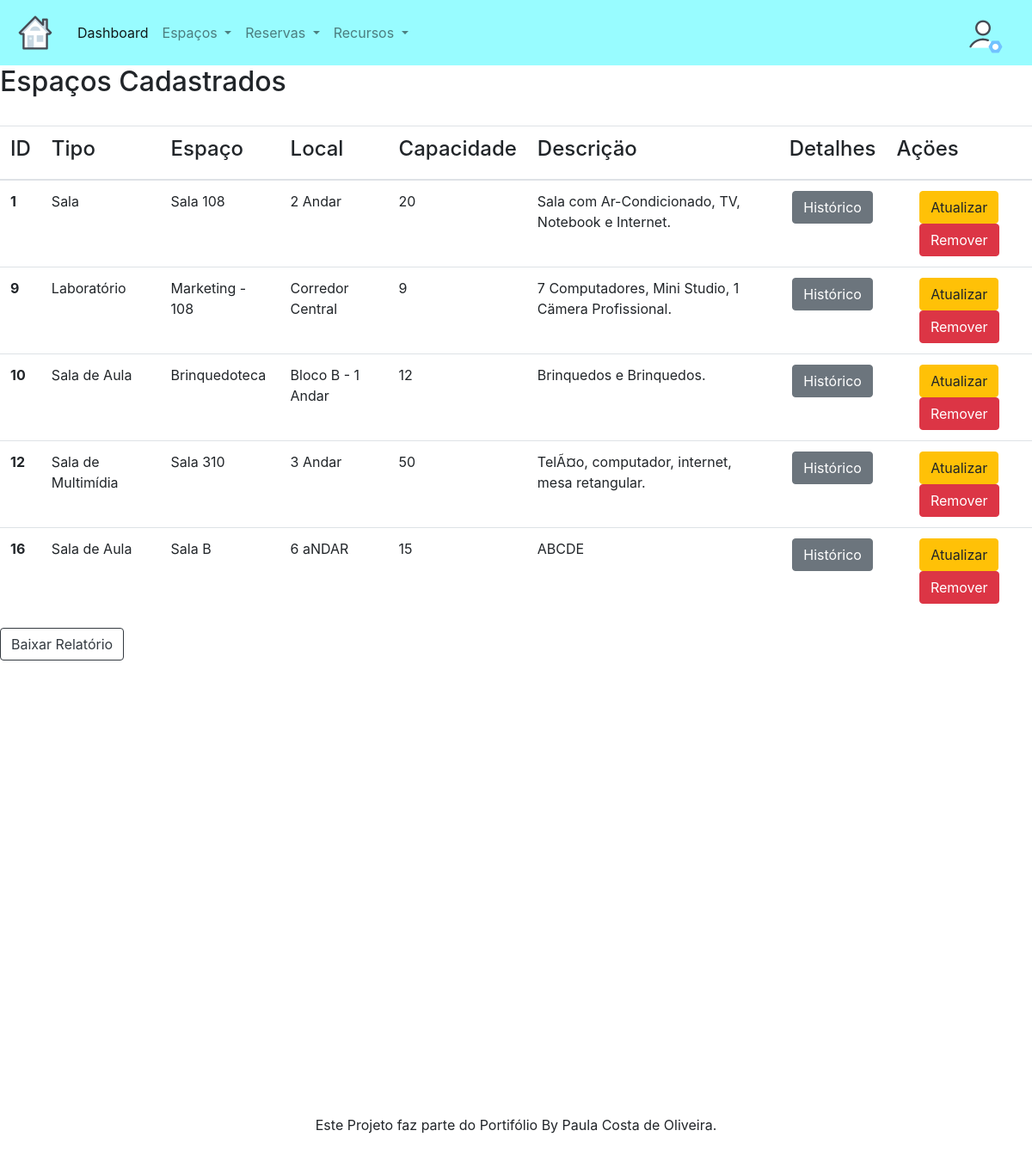
The page /espacos.php on the database its author committed.
### tables this page shows
CREATE TABLE `espaco` (
  `espacoID` int(11) NOT NULL,
  `espaco` varchar(25) NOT NULL,
  `endereco` varchar(25) NOT NULL,
  `capacidade` int(4) NOT NULL,
  `status` tinyint(1) NOT NULL,
  `tipo` char(20) NOT NULL,
  `descricao` varchar(100) DEFAULT NULL
);

### espacos.php (the view, shortened to what this page needs)
<?php
  include "conexao.php";
?>
<?php
  $query = $conecta->query ("SELECT * FROM espaco order by espacoID");
?>
<!DOCTYPE html>
<html>
<head>
	<link rel="stylesheet" href="https://stackpath.bootstrapcdn.com/bootstrap/4.1.3/css/bootstrap.min.css">
	<link rel="stylesheet" href="https://raw.githubusercontent.com/daneden/animate.css/master/animate.css">
	<link rel="stylesheet" href="css/bootnavbar.css">
<nav class="navbar navbar-expand-lg navbar-light" style="background-color: #98FCFF;">
  <a class="navbar-brand" href="#">
    <img src="icons-espaco.png" width="50" height="50" class="d-inline-block align-top" alt="">
  </a>
  <div class="collapse navbar-collapse" id="navbarNav">
    <ul class="navbar-nav">
      <li class="nav-item active">
        <a class="nav-link" href="dashboard.php">Dashboard</a>
      </li>
      <li class="nav-item dropdown">
        <a class="nav-link dropdown-toggle" href="#" id="navbarDropdownMenuLink" data-toggle="dropdown" aria-haspopup="true" aria-expanded="false">
          Espaços
        </a>
      </li>
      <li class="nav-item dropdown">
        <a class="nav-link dropdown-toggle" href="#" id="navbarDropdownMenuLink" data-toggle="dropdown" aria-haspopup="true" aria-expanded="false">
          Reservas
        </a>
      </li>
      <li class="nav-item dropdown">
        <a class="nav-link dropdown-toggle" href="#" id="navbarDropdownMenuLink" data-toggle="dropdown" aria-haspopup="true" aria-expanded="false">
          Recursos
        </a>
      </li>
    </ul>
  </div>
  <a class="navbar-brand" href="#">
    <img src="icons-user-settings.png" width="50" height="50" class="d-inline-block align-top" alt="">
  </a>
</nav>
</head>
<body>
    <?php
      echo "<h2> Espaços Cadastrados </h2>";
      echo '<br><table class="table table-hover">';
      echo "<thead>";
      echo "<tr>";
      echo "<th align=center><h4> ID </h4></th>";
      echo "<th align=center><h4> Tipo </h4></th>";
      echo "<th align=center><h4> Espaço </h4></th>";
      echo "<th align=center><h4> Local </h4></th>";
      echo "<th align=center><h4> Capacidade </h4></th>";
      echo "<th align=center><h4> Descriçäo </h4></th>";
      echo "<th align=center><h4> Detalhes </h4></th>";
      echo "<th align=center><h4> Açöes </h4></th>";
      echo "</tr>";
      echo "</thead>";
      echo "<tbody>";
    while ($resultado = mysqli_fetch_assoc($query)){
      echo "<tr>";
      echo "<th>" . $resultado ["espacoID"] . "</th>";
      echo "<td>" . utf8_encode($resultado ["tipo"]) . "</td>";
      echo "<td>" . utf8_encode($resultado ["espaco"]) . "</td>";
      echo "<td>" . utf8_encode($resultado ["endereco"]) . "</td>";
      echo "<td>" . $resultado ["capacidade"] . "</td>";
      echo "<td>" . $resultado ["descricao"] . "</td>";
    ?>
      <td><center><a class="btn btn-secondary" href="historicoEspaco.php?id=<?php echo $resultado["espacoID"]?>">Histórico</a></center></td>
      <td><center><a class="btn btn-warning" href="atualizar_espaco.php?id=<?php echo $resultado["espacoID"]?>" name="Atualizar">Atualizar</a> <a class="btn btn-danger" href="remover_espaco.php?id=<?php echo $resultado["espacoID"]?>" name="Remover">Remover</a></center></td>
    <?php
    echo "</tr>";
    }
    echo "</tbody>";
    echo "</table>";
?>
<a class="btn btn-outline-dark" href="ListagemEspacos.php">Baixar Relatório</a>
<?php include_once("_incluir/rodape.php"); ?>
</body>
</html>

### rows shown on the page
espaco: espacoID "1", tipo "Sala", espaco "Sala 108", endereco "2 Andar", capacidade "20", descricao "Sala com Ar-Condicionado, TV, Notebook e Internet."
espaco: espacoID "9", tipo "Laboratório", espaco "Marketing - 108", endereco "Corredor Central", capacidade "9", descricao "7 Computadores, Mini Studio, 1 Cämera Profissional."
espaco: espacoID "10", tipo "Sala de Aula", espaco "Brinquedoteca", endereco "Bloco B - 1 Andar", capacidade "12", descricao "Brinquedos e Brinquedos."
espaco: espacoID "12", tipo "Sala de Multimídia", espaco "Sala 310", endereco "3 Andar", capacidade "50", descricao "TelÃ¤o, computador, internet, mesa retangular."
espaco: espacoID "16", tipo "Sala de Aula", espaco "Sala B", endereco "6 aNDAR", capacidade "15", descricao "ABCDE"
